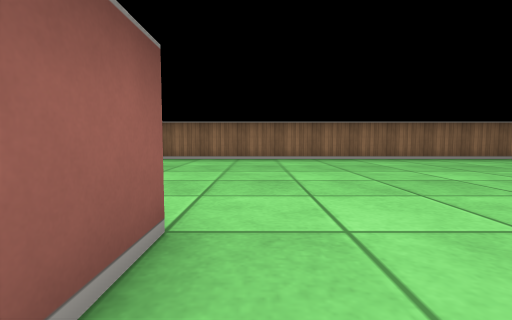
[1] (above)

24 first-person views from a walk through a cub3D ray-caster map. The camera is about half as high as the walls, tilts 4° down and sees 85° across. The floor is counted in squares. Each view is taken from the middle of a square. On the plan, view 1 faces up. The plan holds only what a view shows up to about 9 squares ahead; the rest is blank.

[2]
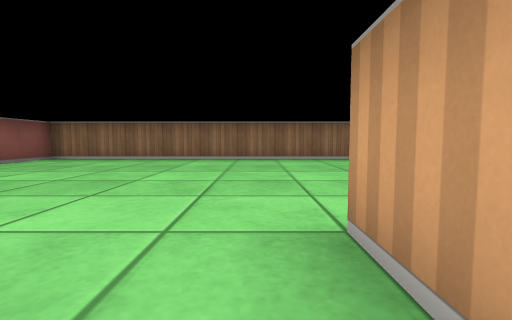

[3]
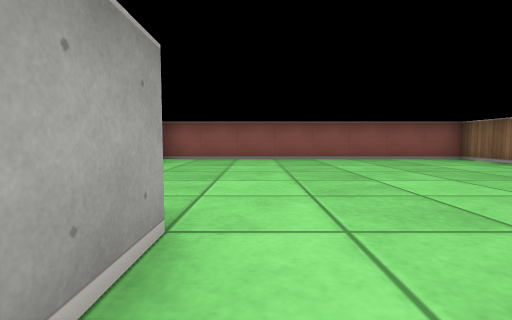

[4]
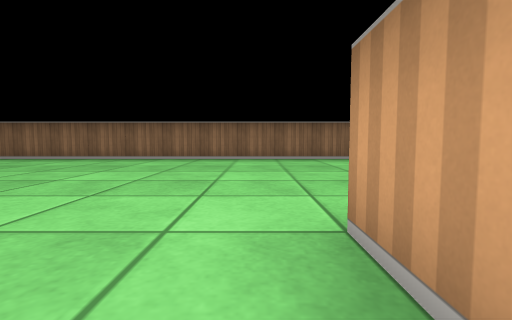

[5]
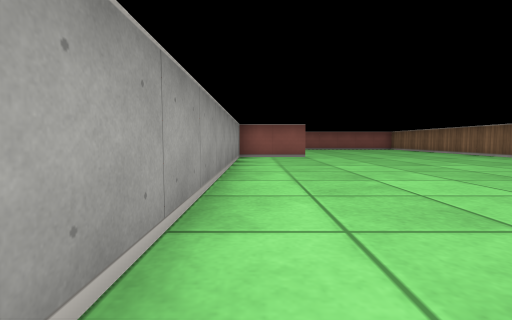

[6]
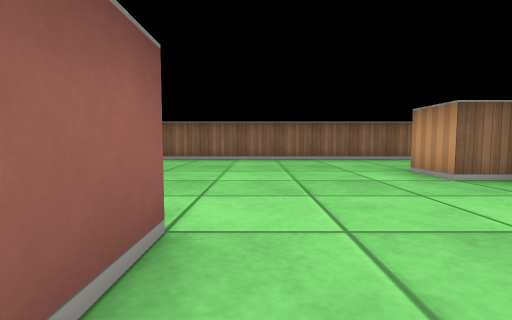

[7]
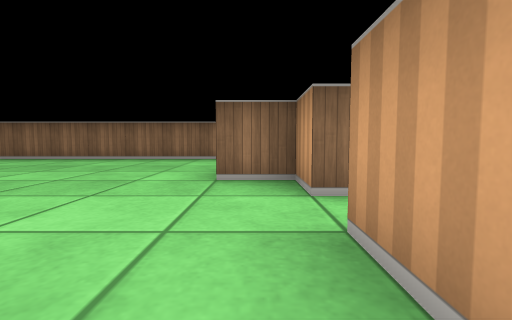

[8]
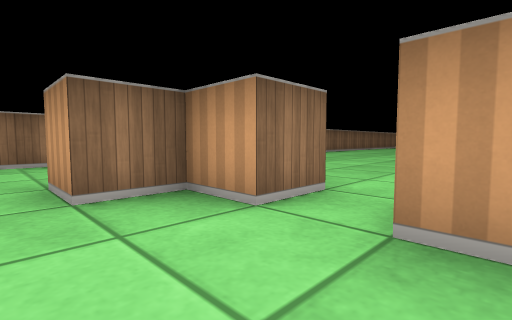

[9]
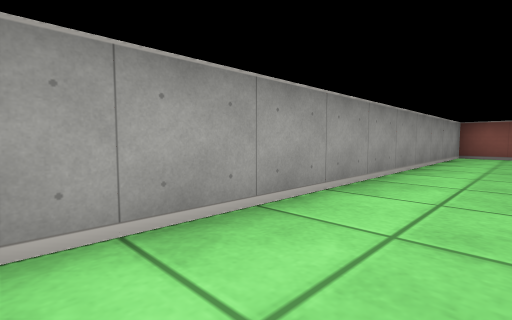

[10]
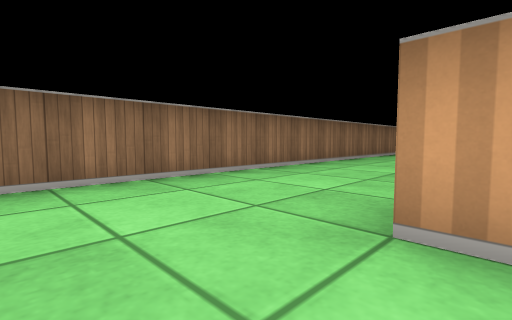

[11]
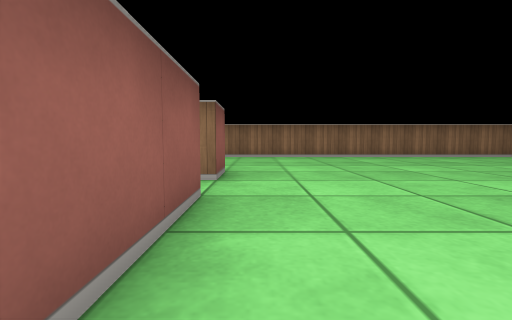

[12]
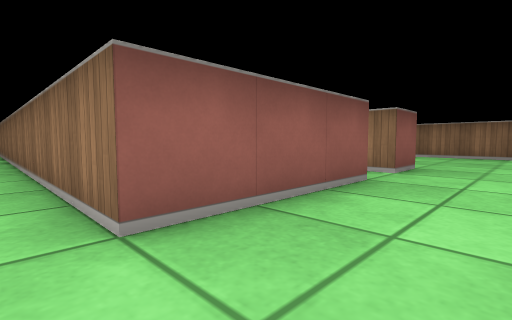

[13]
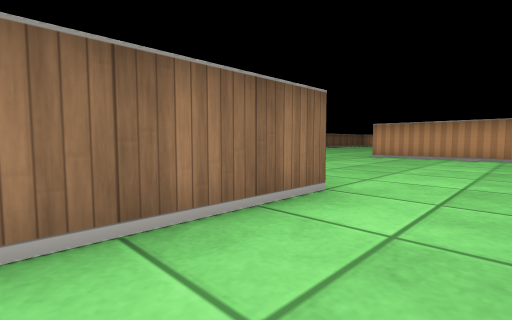

[14]
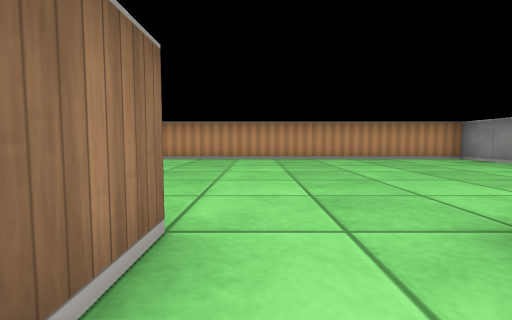

[15]
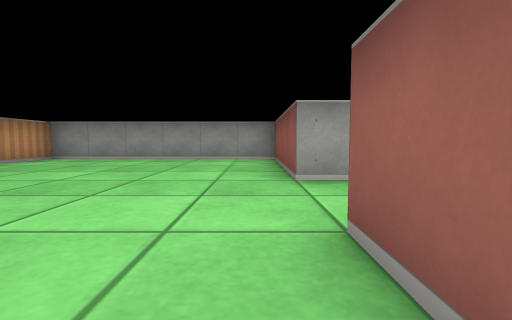

[16]
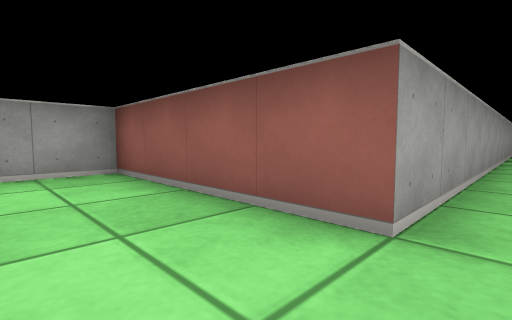

[17]
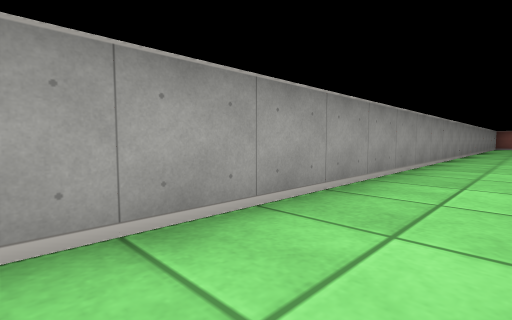

[18]
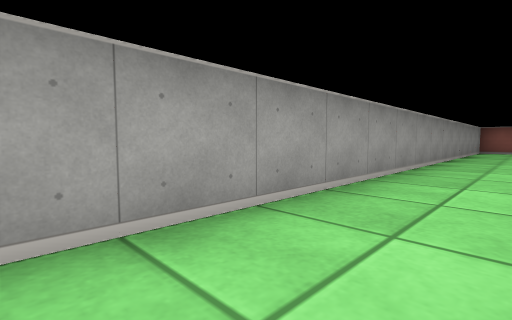

[19]
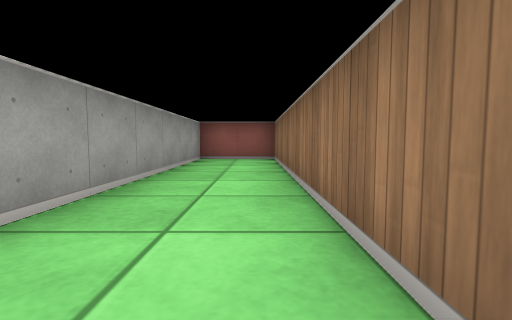

[20]
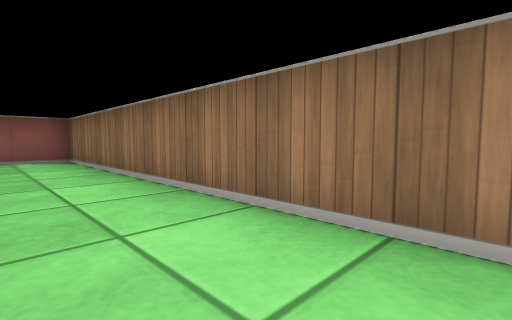

[21]
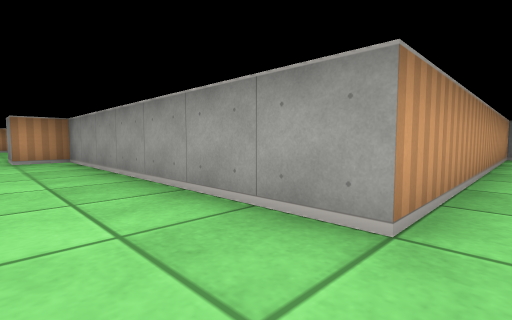

[22]
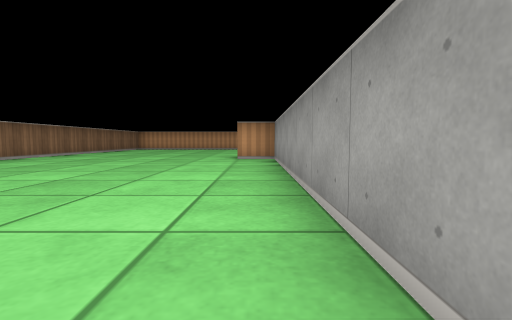

[23]
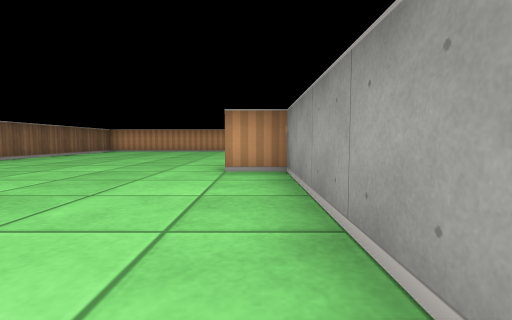

[24]
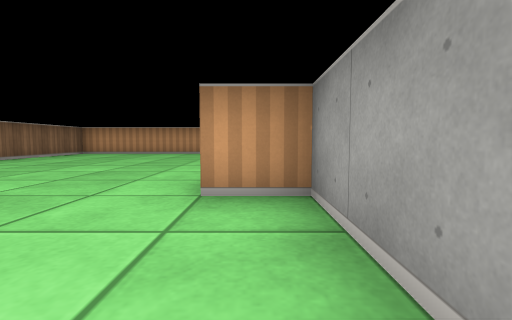

### Floor plan
Ten units are one square. View 1 is at (0, 0); x grows to the right and y downward. Boxes are objects, and circles mark ways between rooms. Rooms are numbered by the first view taken in them; rooms with no view inside come last. Other rooms are left out.
<svg viewBox="-80 -80 436 160">
<path fill="none" stroke="#000" d="M-15 -5 -15 -15 -5 -15 -5 5 90 5M95 -5 95 -15M105 -15 105 -5M134 -75 -75 -75 -75 5M145 -25 145 -35 135 -35 135 -45M145 -5 145 -15M155 -16 155 15 55 15M155 -36 155 -25 145 -25M239 -75 134 -75M351 -75 280 -75M0 15 -75 15 -75 35 155 35 155 75 215 75 215 -5 285 -5 285 -15 295 -15"/>
<circle cx="140" cy="-60" r="3" fill="#2a7"/>
<circle cx="150" cy="-20" r="3" fill="#2a7"/>
<text x="30" y="-40">1</text>
<text x="200" y="-10">2</text>
</svg>
Room 1 opens to room 2.

Where each view was taken, in squares from view 1:
view 1: 0 up, 0 right, facing up
view 2: 0 up, 2 left, facing up
view 3: 2 up, 0 right, facing left
view 4: 0 up, 9 right, facing up
view 5: 0 up, 8 right, facing left
view 6: 0 up, 11 right, facing up
view 7: 0 up, 14 right, facing up
view 8: 1 up, 13 right, facing up-right
view 9: 1 up, 9 right, facing down-left
view 10: 4 up, 12 right, facing up-right
view 11: 1 down, 16 right, facing up
view 12: 2 down, 17 right, facing up-left
view 13: 3 down, 13 right, facing up-right
view 14: 2 down, 14 right, facing right
view 15: 0 up, 16 right, facing down
view 16: 3 down, 17 right, facing down-left
view 17: 2 down, 12 right, facing down-left
view 18: 2 down, 6 right, facing down-left
view 19: 2 down, 0 right, facing left
view 20: 3 down, 0 right, facing up-left
view 21: 2 up, 21 right, facing down-right
view 22: 1 up, 21 right, facing right
view 23: 1 up, 24 right, facing right
view 24: 1 up, 26 right, facing right
